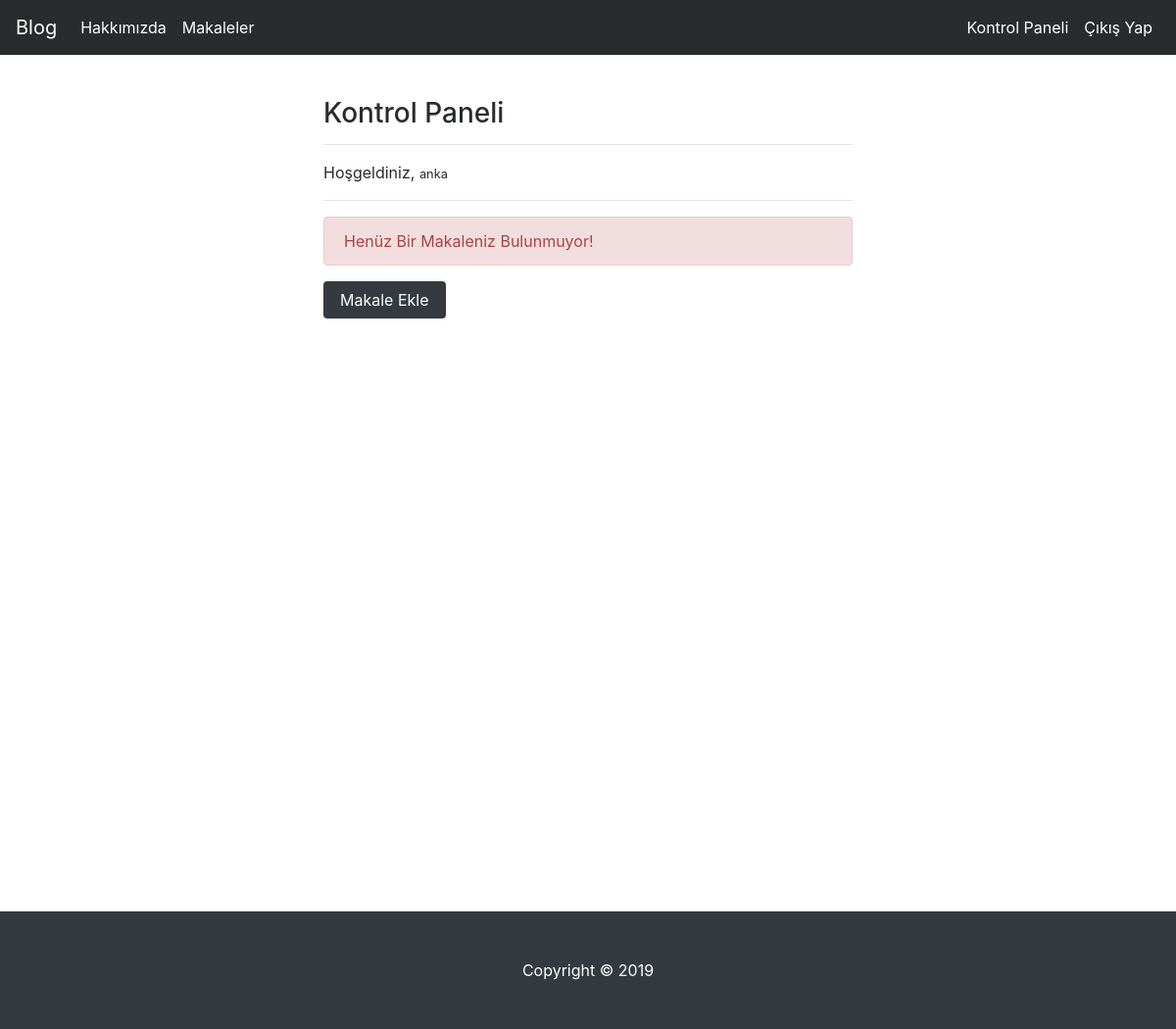
/articles/dashboard/ (signed in), run on an earlier commit of the app's database.
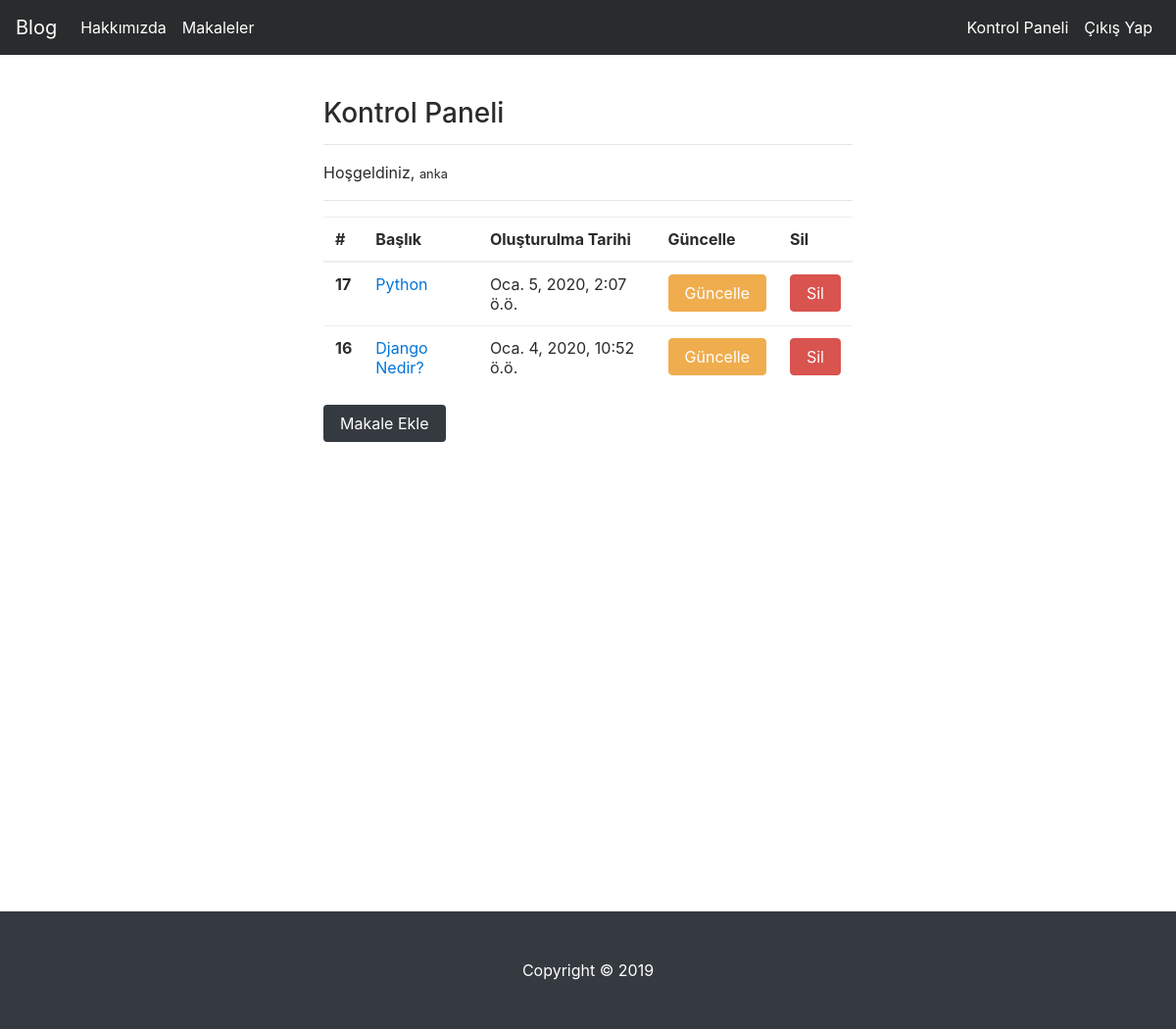
And on a later commit of the database.
### article/models.py (models this page shows, shortened)
class Article(models.Model):
    author = models.ForeignKey("auth.User", on_delete = models.CASCADE, verbose_name = 'Yazar')
    title = models.CharField(max_length = 50, verbose_name = 'Başlık')
    content = RichTextField(verbose_name="İçerik")
    created_date = models.DateTimeField(auto_now_add=True,verbose_name='Oluşturulma Tarihi')
    image = models.FileField(blank = True, null = True, verbose_name="Fotoğraf Ekleyin")
    class Meta:
        db_table = 'Makale'
        ordering = ["-created_date"]
        verbose_name = 'Article'
        verbose_name_plural = 'Articles'

### article/views.py (the view)
# urls.py: path('dashboard/', dashboard, name = "dashboard"),
@login_required(login_url="user:login")
def dashboard(request):
    articles = Article.objects.filter(author = request.user)
    context = {
        "articles" : articles
    }
    return render(request,"dashboard.html", context)

### templates/dashboard.html (shortened to what this page needs)
{% extends 'layout.html' %}
{% block body %}
<div class="row">
    <div class="col-md-6 offset-md-3">
      <h3>Kontrol Paneli</h3>
      <hr>
      <p>
        Hoşgeldiniz, <small>{{request.user.username}}</small>
      </p>
      <hr>
        {% if articles %}
          <table class="table">
            <thead class="thead-dark">
              <tr>
                <th scope="col">#</th>
                <th scope="col">Başlık</th>
                <th scope="col">Oluşturulma Tarihi</th>
                <th scope="col">Güncelle</th>
                <th scope="col">Sil</th>
              </tr>
            </thead>
            <tbody>
              {% for article in articles %}
                <tr>
                  <th scope="row">{{article.id}}</th>
                  <td><a href="{% url 'article:detail' article.id %}">{{article.title}}</a></td>
                  <td>{{article.created_date}}</td>
                  <td><a class = "btn btn-warning" href="{% url 'article:updateArticle' article.id %}">Güncelle</a></td>
                  <td><a class = "btn btn-danger"  href="{% url 'article:deleteArticle' article.id %}">Sil</a></td>
                </tr>
              {% endfor %}
            </tbody>
          </table>
        {% else %}
          <div class="alert alert-danger">Henüz Bir Makaleniz Bulunmuyor!</div>
        {% endif %}
      <a class="btn btn-dark" href="{% url 'article:addarticle' %}">Makale Ekle</a>
    </div>
  </div>
{% endblock body %}

What changed in the data, as far as the page shows it:
added Article: id "17", title "Python", created_date "Oca. 5, 2020, 2:07 ö.ö."
added Article: id "16", title "Django Nedir?", created_date "Oca. 4, 2020, 10:52 ö.ö."
Also different on the page:
text no longer shown: "Henüz Bir Makaleniz Bulunmuyor!"
text now shown: "# Başlık Oluşturulma Tarihi Güncelle Sil"
